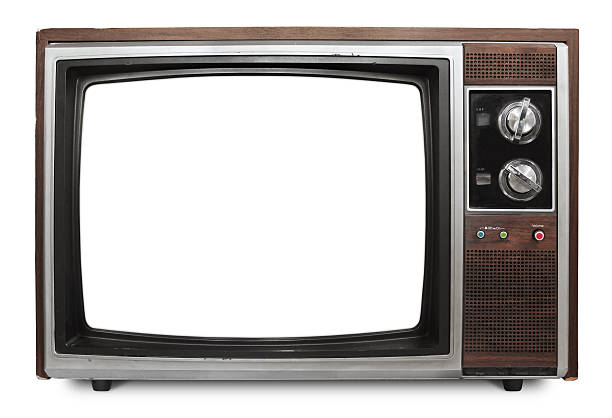
#> input picture Assignment-27/tV_noise/input/tv_orginal.jpg, 612 x 418 px, found by its file name
$ python tamrin_2.py
#> lines starting #> are read from the running program, lines starting #| are printed output that depends on the picture
import cv2
import numpy as np
import imageio

# Load the original image
image = cv2.imread('tv_orginal.jpg')
#> image is the input picture: shape (418, 612, 3); mean B, G, R 183.3, 184.8, 187.6

# Convert the image to grayscale
image = cv2.cvtColor(image, cv2.COLOR_BGR2GRAY)
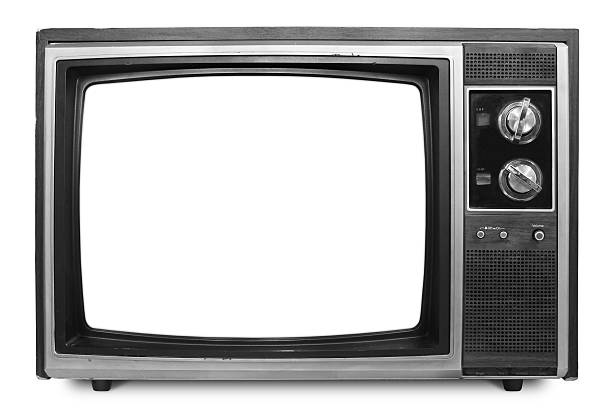
#> image: shape (418, 612); min 0, max 255, mean 185.4

# Get the dimensions of the image
rows, cols = image.shape
#> rows = 418; cols = 612

# Create a list to store frames for GIF
gif_frames = []

while True:

    # Generate noise with the same shape as the region to be replaced
    nois = np.random.random((275, 345)) * 255
    nois = np.array(nois, dtype=np.uint8)

    # Replace the region in the image with the generated noise
    image[75:350, 80:425] = nois
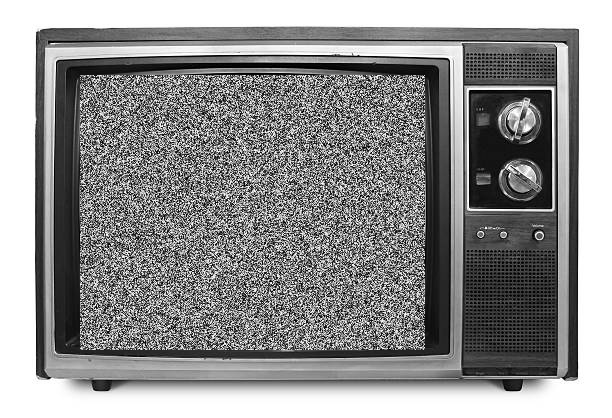
#> image: shape (418, 612); min 0, max 255, mean 144.5

    # Convert the grayscale image to BGR
    color_image = cv2.cvtColor(image, cv2.COLOR_GRAY2BGR)

    # Append the current frame to the list
    gif_frames.append(color_image)

    # Display the modified image
    cv2.imshow("output", color_image)

    # Check for the 'q' key to exit the loop
    if cv2.waitKey(25) & 0xFF == ord('q'):
#> (key q is pressed here)
        break


# Save the list of frames as a GIF
imageio.mimsave("tv_noise.gif", gif_frames)

# Close all windows
cv2.destroyAllWindows()
